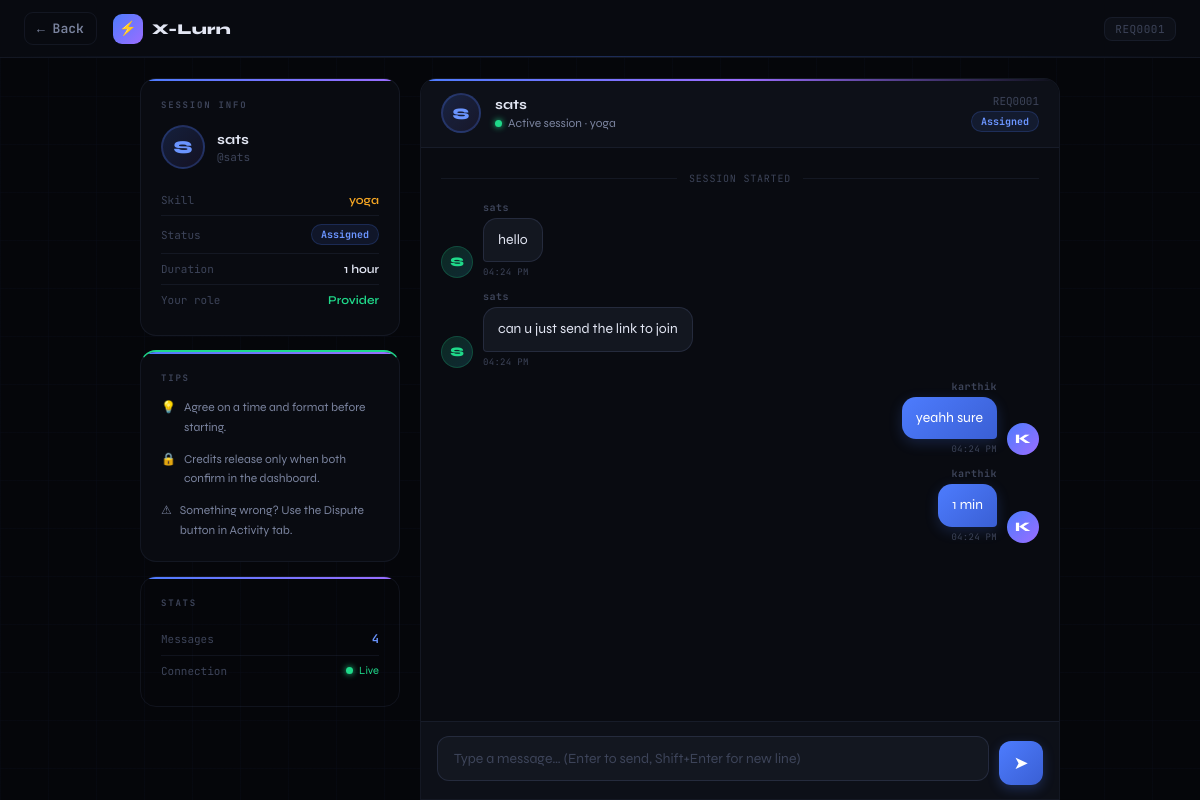
Page /chat/REQ0001 (signed in) on the committed database.
### tables this page shows
CREATE TABLE users (
        id                TEXT PRIMARY KEY,
        name              TEXT NOT NULL,
        password          TEXT NOT NULL,
        role              TEXT DEFAULT 'user',
        credits           INTEGER DEFAULT 10,
        skills            TEXT DEFAULT '[]',
        skill_data        TEXT DEFAULT '{}',
        ratings           TEXT DEFAULT '[]',
        avg_rating        REAL DEFAULT 0.0,
        completed_services INTEGER DEFAULT 0,
        provider_status   TEXT DEFAULT 'Beginner',
        legitimacy_score  INTEGER DEFAULT 0,
        reset_count       INTEGER DEFAULT 0,
        stuck_since       REAL DEFAULT NULL,
        last_allowance    REAL DEFAULT NULL,
        profile_links     TEXT DEFAULT '{}'
    );

CREATE TABLE requests (
        id            TEXT PRIMARY KEY,
        skill         TEXT NOT NULL,
        requester_id  TEXT NOT NULL,
        provider_id   TEXT DEFAULT NULL,
        priority      TEXT DEFAULT 'Normal',
        note          TEXT DEFAULT '',
        duration      TEXT DEFAULT '',
        credit_cost   INTEGER DEFAULT 1,
        status        TEXT DEFAULT 'Pending',
        timestamp     REAL NOT NULL
    );

CREATE TABLE chats (
        id            INTEGER PRIMARY KEY AUTOINCREMENT,
        request_id    TEXT NOT NULL,
        sender        TEXT NOT NULL,
        sender_name   TEXT NOT NULL,
        text          TEXT NOT NULL,
        timestamp     REAL NOT NULL
    );

### app.py (the view)
@app.route("/chat/<req_id>")
def chat_page(req_id):
    if "user_id" not in session:
        return redirect(url_for("login"))
    uid = session["user_id"]
    req = get_request(req_id)
    if not req:
        return "Request not found", 404
    if uid != req["requester_id"] and uid != req.get("provider_id"):
        return "Access denied", 403
    other_uid    = req["provider_id"] if uid == req["requester_id"] else req["requester_id"]
    other_user   = get_user(other_uid)
    current_user = get_user(uid)
    conn = get_db()
    rows = conn.execute(
        "SELECT * FROM chats WHERE request_id=? ORDER BY id ASC", (req_id,)
    ).fetchall()
    conn.close()
    messages = [dict(r) for r in rows]
    return render_template("chat.html", req_id=req_id, req=req,
                           current_user=current_user, other_user=other_user,
                           messages=messages, user=current_user)

### app.py (called while the page is built)
def get_db():
    conn = sqlite3.connect(DB_PATH)
    conn.row_factory = sqlite3.Row
    conn.execute("PRAGMA journal_mode=WAL")
    return conn

def get_user(uid):
    conn = get_db()
    row = conn.execute("SELECT * FROM users WHERE id = ?", (uid,)).fetchone()
    conn.close()
    if not row:
        return None
    u = dict(row)
    u["skills"]       = json.loads(u["skills"])
    u["skill_data"]   = json.loads(u["skill_data"])
    u["ratings"]      = json.loads(u["ratings"])
    u["profile_links"] = json.loads(u["profile_links"])
    return u

def get_request(req_id):
    conn = get_db()
    row = conn.execute("SELECT * FROM requests WHERE id=?", (req_id,)).fetchone()
    conn.close()
    return dict(row) if row else None

### templates/chat.html (shortened to what this page needs)
<!DOCTYPE html>
<html lang="en">
<head>
</head>
<body>
<div class="topbar">
  <a href="/dashboard" class="back-btn">← Back</a>
  <div class="topbar-logo">
    <div class="tl-icon">⚡</div>
    <div class="tl-name">X-Lurn</div>
  </div>
  <div class="req-id-badge">{{ req_id }}</div>
</div>
<div class="chat-layout">
  <div class="chat-sidebar">
    <div class="info-card">
      <div class="ic-label">Session Info</div>
      <div class="user-row">
        <div class="ur-avatar">{{ other_user.name[0].upper() }}</div>
        <div>
          <div class="ur-name">{{ other_user.name }}</div>
          <div class="ur-handle">@{{ other_user.id }}</div>
        </div>
      </div>
      <div class="info-row">
        <span class="ir-label">Skill</span>
        <span class="ir-val" style="color:var(--amber)">{{ req.skill }}</span>
      </div>
      <div class="info-row">
        <span class="ir-label">Status</span>
        <span class="badge b-{{ req.status.lower() }}">{{ req.status }}</span>
      </div>
      <div class="info-row">
        <span class="ir-label">Duration</span>
        <span class="ir-val">{{ req.duration or 'Flexible' }}</span>
      </div>
      <div class="info-row">
        <span class="ir-label">Your role</span>
        <span class="ir-val" style="color:{% if current_user.id == req.requester_id %}var(--blue2){% else %}var(--green){% endif %}">
          {% if current_user.id == req.requester_id %}Requester{% else %}Provider{% endif %}
        </span>
      </div>
    </div>
    <div class="info-card" style="border-top:2px solid var(--green)">
      <div class="ic-label">Tips</div>
      <div style="display:flex;flex-direction:column;gap:12px">
        <div class="tip-item"><span>💡</span><span>Agree on a time and format before starting.</span></div>
        <div class="tip-item"><span>🔒</span><span>Credits release only when both confirm in the dashboard.</span></div>
        <div class="tip-item"><span>⚠</span><span>Something wrong? Use the Dispute button in Activity tab.</span></div>
      </div>
    </div>
    <div class="info-card" style="background:transparent">
      <div class="ic-label">Stats</div>
      <div class="info-row">
        <span class="ir-label">Messages</span>
        <span class="ir-val" id="msg-count" style="color:var(--blue2);font-family:'JetBrains Mono',monospace">{{ messages|length }}</span>
      </div>
      <div class="info-row" style="border-bottom:none">
        <span class="ir-label">Connection</span>
        <span style="display:flex;align-items:center">
          <span class="online-dot"></span>
          <span style="font-size:11px;color:var(--green)">Live</span>
        </span>
      </div>
    </div>
  </div>
  <div class="chat-main">
    <div class="chat-header">
      <div class="ch-avatar">{{ other_user.name[0].upper() }}</div>
      <div>
        <div class="ch-name">{{ other_user.name }}</div>
        <div class="ch-status">
          <span class="online-dot"></span>Active session · {{ req.skill }}
        </div>
      </div>
      <div class="ch-meta">
        <div>{{ req_id }}</div>
        <div style="margin-top:3px"><span class="badge b-{{ req.status.lower() }}">{{ req.status }}</span></div>
      </div>
    </div>
    <div class="messages" id="messages-container">
      {% if not messages %}
      <div class="empty-chat" id="empty-state">
        <div class="empty-chat-icon">💬</div>
        <div class="empty-chat-text">No messages yet — say hello!</div>
      </div>
      {% else %}
      <div class="date-sep">Session started</div>
      {% for msg in messages %}
      <div class="msg {% if msg.sender == current_user.id %}mine{% else %}theirs{% endif %}">
        <div class="msg-avatar">{{ msg.sender_name[0].upper() }}</div>
        <div class="msg-body">
          <div class="msg-name">{{ msg.sender_name }}</div>
          <div class="msg-bubble">{{ msg.text }}</div>
          <div class="msg-time" data-ts="{{ msg.timestamp }}">{{ msg.timestamp | int }}</div>
        </div>
      </div>
      {% endfor %}
      {% endif %}
    </div>
    {% if req.status in ['Active', 'Assigned'] %}
    <div class="input-bar">
      <div class="input-wrap">
        <textarea id="msg-input" placeholder="Type a message… (Enter to send, Shift+Enter for new line)" rows="1"></textarea>
      </div>
      <button class="send-btn" id="send-btn" onclick="sendMessage()">&#10148;</button>
    </div>
    {% else %}
    <div class="closed-notice">
      This session is {{ req.status.lower() }} — chat is read-only
    </div>
    {% endif %}
  </div>
</div>
</body>
</html>

### rows in the picture
users: name "S", name "sats", id "sats"
requests: skill "yoga", status "Assigned", duration "1 hour"
chats: sender_name "S", sender_name "sats", text "hello"
chats: sender_name "S", sender_name "sats", text "can u just send the link to join"
chats: sender_name "K", sender_name "karthik", text "yeahh sure"
chats: sender_name "K", sender_name "karthik", text "1 min"

### other values in the picture
{{ req_id }} "REQ0001"
{{ messages|length }} "4"
